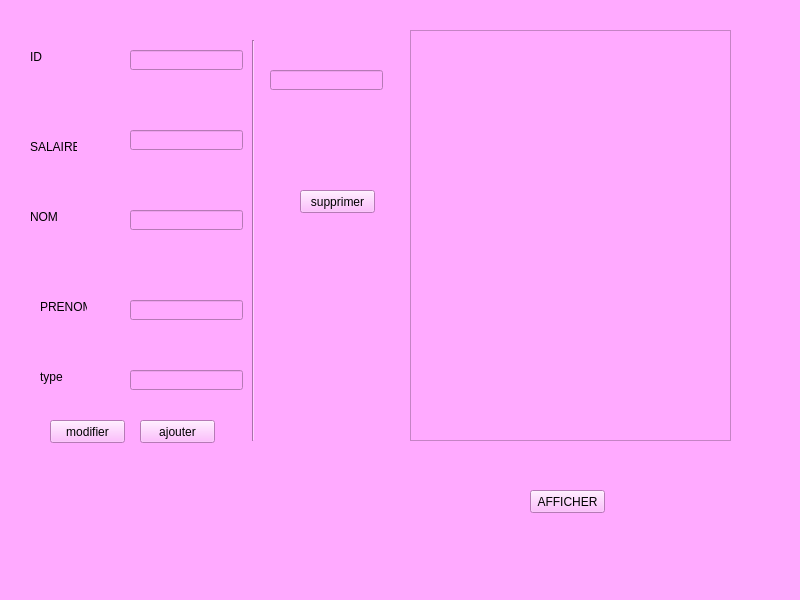
<?xml version="1.0" encoding="UTF-8"?>
<ui version="4.0">
 <class>interface_employe</class>
 <widget class="QMainWindow" name="interface_employe">
  <property name="geometry">
   <rect>
    <x>0</x>
    <y>0</y>
    <width>800</width>
    <height>600</height>
   </rect>
  </property>
  <property name="windowTitle">
   <string>interface_employe</string>
  </property>
  <property name="styleSheet">
   <string notr="true">background-color: rgb(255, 170, 255);</string>
  </property>
  <widget class="QWidget" name="centralwidget">
   <widget class="QLineEdit" name="id">
    <property name="geometry">
     <rect>
      <x>130</x>
      <y>50</y>
      <width>113</width>
      <height>20</height>
     </rect>
    </property>
   </widget>
   <widget class="QLineEdit" name="salaire">
    <property name="geometry">
     <rect>
      <x>130</x>
      <y>130</y>
      <width>113</width>
      <height>20</height>
     </rect>
    </property>
   </widget>
   <widget class="QLineEdit" name="nom">
    <property name="geometry">
     <rect>
      <x>130</x>
      <y>210</y>
      <width>113</width>
      <height>20</height>
     </rect>
    </property>
   </widget>
   <widget class="QLineEdit" name="prenom">
    <property name="geometry">
     <rect>
      <x>130</x>
      <y>300</y>
      <width>113</width>
      <height>20</height>
     </rect>
    </property>
   </widget>
   <widget class="QLineEdit" name="type">
    <property name="geometry">
     <rect>
      <x>130</x>
      <y>370</y>
      <width>113</width>
      <height>20</height>
     </rect>
    </property>
   </widget>
   <widget class="QPushButton" name="pushButton">
    <property name="geometry">
     <rect>
      <x>140</x>
      <y>420</y>
      <width>75</width>
      <height>23</height>
     </rect>
    </property>
    <property name="text">
     <string>ajouter</string>
    </property>
   </widget>
   <widget class="QTableView" name="tableView">
    <property name="geometry">
     <rect>
      <x>410</x>
      <y>30</y>
      <width>321</width>
      <height>411</height>
     </rect>
    </property>
   </widget>
   <widget class="QLabel" name="label">
    <property name="geometry">
     <rect>
      <x>30</x>
      <y>50</y>
      <width>47</width>
      <height>14</height>
     </rect>
    </property>
    <property name="text">
     <string>ID</string>
    </property>
   </widget>
   <widget class="QLabel" name="label_2">
    <property name="geometry">
     <rect>
      <x>30</x>
      <y>140</y>
      <width>47</width>
      <height>14</height>
     </rect>
    </property>
    <property name="text">
     <string>SALAIRE</string>
    </property>
   </widget>
   <widget class="QLabel" name="label_3">
    <property name="geometry">
     <rect>
      <x>30</x>
      <y>210</y>
      <width>47</width>
      <height>14</height>
     </rect>
    </property>
    <property name="text">
     <string>NOM</string>
    </property>
   </widget>
   <widget class="QLabel" name="label_4">
    <property name="geometry">
     <rect>
      <x>40</x>
      <y>300</y>
      <width>47</width>
      <height>14</height>
     </rect>
    </property>
    <property name="text">
     <string>PRENOM</string>
    </property>
   </widget>
   <widget class="QLabel" name="label_5">
    <property name="geometry">
     <rect>
      <x>40</x>
      <y>370</y>
      <width>47</width>
      <height>14</height>
     </rect>
    </property>
    <property name="text">
     <string>type</string>
    </property>
   </widget>
   <widget class="QPushButton" name="pushButton_2">
    <property name="geometry">
     <rect>
      <x>530</x>
      <y>490</y>
      <width>75</width>
      <height>23</height>
     </rect>
    </property>
    <property name="text">
     <string>AFFICHER</string>
    </property>
   </widget>
   <widget class="Line" name="line">
    <property name="geometry">
     <rect>
      <x>243</x>
      <y>40</y>
      <width>20</width>
      <height>401</height>
     </rect>
    </property>
    <property name="orientation">
     <enum>Qt::Vertical</enum>
    </property>
   </widget>
   <widget class="QLineEdit" name="id_2">
    <property name="geometry">
     <rect>
      <x>270</x>
      <y>70</y>
      <width>113</width>
      <height>20</height>
     </rect>
    </property>
   </widget>
   <widget class="QPushButton" name="pushButton_3">
    <property name="geometry">
     <rect>
      <x>300</x>
      <y>190</y>
      <width>75</width>
      <height>23</height>
     </rect>
    </property>
    <property name="text">
     <string>supprimer</string>
    </property>
   </widget>
   <widget class="QPushButton" name="pushButton_4">
    <property name="geometry">
     <rect>
      <x>50</x>
      <y>420</y>
      <width>75</width>
      <height>23</height>
     </rect>
    </property>
    <property name="text">
     <string>modifier</string>
    </property>
   </widget>
  </widget>
  <widget class="QMenuBar" name="menubar">
   <property name="geometry">
    <rect>
     <x>0</x>
     <y>0</y>
     <width>800</width>
     <height>22</height>
    </rect>
   </property>
  </widget>
  <widget class="QStatusBar" name="statusbar"/>
 </widget>
 <resources/>
 <connections/>
</ui>
